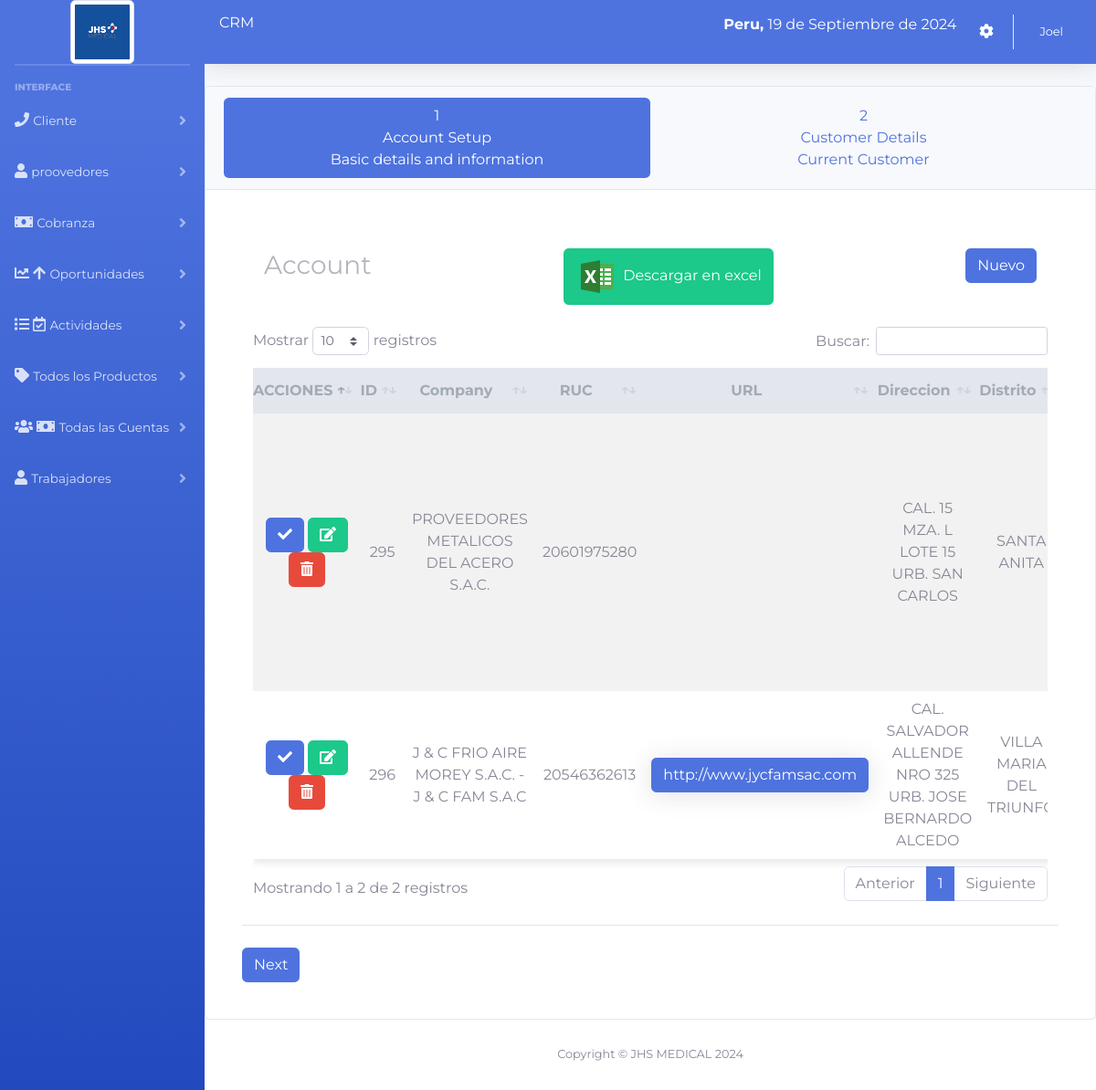
Screenshot of /sistema/prueba1.php (signed in) with the database file from the repository.
### tables this page shows
CREATE TABLE `customers` (
  `idCliente` int(11) NOT NULL,
  `Company` varchar(255) NOT NULL,
  `RUC` bigint(20) DEFAULT NULL,
  `URL` varchar(255) DEFAULT NULL,
  `Direccion` varchar(255) DEFAULT NULL,
  `Distrito` varchar(50) DEFAULT NULL,
  `Provincia` varchar(50) DEFAULT NULL,
  `Departamento` varchar(50) DEFAULT NULL,
  `Pais` varchar(50) DEFAULT NULL,
  `Cargo` varchar(100) DEFAULT NULL,
  `Cantidad_Empleados` int(11) DEFAULT NULL,
  `OrigenCliente` varchar(255) DEFAULT NULL,
  `COD_idusuario` int(11) NOT NULL,
  `COD_idcontacto` int(11) NOT NULL,
  `AddedCustomers` datetime NOT NULL DEFAULT current_timestamp()
);

### sistema/prueba1.php (the view, shortened to what this page needs)
<?php include_once "includes/header.php"; ?>
<div class="card">
  <div class="card-header">
    <ul class="nav nav-pills nav-justified flex-column flex-xl-row nav-wizard">
      <li class="nav-item">
            <a class="nav-link active" id="wizard1-tab" data-toggle="pill" href="#wizard1" role="tab" aria-controls="wizard1" aria-selected="true">
        <div class="wizard-step-icon">1</div>
        <div class="wizard-step-text">
            <div class="wizard-step-text-name">Account Setup</div>
            <div class="wizard-step-text-details">Basic details and information</div>
        </div>
        </a>
        </li>
        <li class="nav-item">
        <a class="nav-link" id="wizard2-tab" data-toggle="pill" href="#wizard2" role="tab" aria-controls="wizard2" aria-selected="false">
        <div class="wizard-step-icon">2</div>
        <div class="wizard-step-text">
            <div class="wizard-step-text-name">Customer Details</div>
            <div class="wizard-step-text-details">Current Customer</div>
        </div>
        </a>
        </li>
    </ul>
  </div>
  <div class="card-body">
    <div class="tab-content" id="cardTabContent">
        <div class="tab-pane fade show active" id="wizard1" role="tabpanel" aria-labelledby="wizard1-tab">
            <div class="row justify-content-center">
                <div class="col-xxl-6 col-xl-12">
                    <div class="card-body">
                        <div class="tab-content" id="cardTabContent">
                            <div class="container-fluid">
                                <div class="d-sm-flex align-items-center justify-content-between mb-4">
                                    <h1 class="h3 mb-0 text-gray-800">Account</h1>
                                    <form action="./includes/excel_account.php" method="POST">
                                    <br>
                                    <button type="sumbit" class="btn btn-success"> <img src="./img/icon-excel.png" alt="Excel"> Descargar en excel</button>
                                    </form>
                                    <?php if (verificarmostrarDatos(mostrarDatos(0), 1) != -1) { ?>
                                    <a href="agregar_account.php" class="btn btn-primary">Nuevo</a>
                                    <?php } ?>
                                </div>
                                <div class="row">
                                <div class="table-responsive">
                                    <table class="mi-tabla" id="table">
                                        <thead class="thead-dark">
                                            <tr>
                                                <th>ACCIONES</th>
                                                <th>ID</th>
                                                <th>Company</th>
                                                <th>RUC</th>
                                                <th>URL</th>
                                                <th>Direccion</th>
                                                <th>Distrito</th>
                                            </tr>
                                        </thead>
                                        <tbody>
                                            <?php
                                            include "../conexion.php";
                                            if ($_SESSION['rol'] == 1) {
                                                $query = mysqli_query($conexion, "SELECT * FROM customers as c INNER JOIN typecustomer as t ON c.idCliente = t.COD_idCliente INNER JOIN contacts as co on co.idContacts = c.COD_idcontacto WHERE t.type = 1");
                                            } else {
                                                $query = mysqli_query($conexion, "SELECT * FROM customers as c INNER JOIN typecustomer as t ON c.idCliente = t.COD_idCliente INNER JOIN contacts as co on co.idContacts = c.COD_idcontacto WHERE t.type = 1 AND c.COD_idusuario = " . $_SESSION['idUser']);
                                            }
                                            $result = mysqli_num_rows($query);
                                            if ($result > 0) {
                                                while ($data = mysqli_fetch_assoc($query)) { ?>
                                                    <tr>
                                                        <td>
                                                            <a href="do_customer.php?id=<?php echo $data['idCliente']; ?>" class="btn btn-primary">
                                                            <i class="fas fa-check"></i>
                                                            </a>
                                                            <?php if (verificarmostrarDatos(mostrarDatos(0), 3) != -1) { ?>
                                                            <a href="editar_customer.php?id=<?php echo $data['idCliente']; ?>" class="btn btn-success"><i class='fas fa-edit'></i></a>
                                                            <?php } ?>
                                                            <?php if (verificarmostrarDatos(mostrarDatos(0), 4) != -1) { ?>
                                                            <form action="eliminar_customer.php?id=<?php echo $data['idCliente']; ?>" method="post" class="confirmar d-inline">
                                                                <button class="btn btn-danger" type="submit"><i class='fas fa-trash-alt'></i> </button>
                                                            </form>
                                                            <?php } ?>
                                                        </td>
                                                        <td><?php echo $data['idCliente']; ?></td>
                                                        <td><?php echo $data['Company']; ?></td>
                                                        <td><?php echo $data['RUC']; ?></td>
                                                        <td>
                                                            <?php if (!empty($data['URL'])) : ?>
                                                                <a href="<?php echo $data['URL']; ?>" class="btn btn-primary shadow" target="_blank"><?php echo $data['URL']; ?></a>
                                                            <?php else : ?>
                                                                <?php echo $data['URL']; ?>
                                                            <?php endif; ?>
                                                        </td>
                                                        <td><?php echo $data['Direccion']; ?></td>
                                                        <td><?php echo $data['Distrito']; ?></td>
                                                    </tr>
                                            <?php }
                                            } ?>
                                        </tbody>
                                    </table>
                                </div>
                            </div>
                        </div>
                    </div>
                    <hr class="my-4">
                    <div class="d-flex justify-content-between">
                        <button class="btn btn-primary" type="button" data-target="#wizard2" data-toggle="pill">Next</button>
                    </div>
                </div>
            </div>
        </div>
    </div>
    </div>
  </div>
</div>
<?php include_once "includes/footer.php"; ?>

### sistema/includes/header.php (style rules this page uses)
body { font-family: 'Montserrat', sans-serif; }
.mi-tabla { border-collapse: collapse; width: 100%; max-width: 800px; margin: 0 auto; background-color: #ffffff; box-shadow: 0px 4px 8px rgba(0, 0, 0, 0.1); }
.mi-tabla th { background-color: #e3e6ed; color: #a3abb3; font-weight: bold; height: 50px; text-align: center; }
.mi-tabla td { padding: 8px; text-align: center; }
.mi-tabla tr:nth-child(odd) { background-color: #f2f2f2; }

### sistema/includes/footer.php (style rules this page uses)
* { margin: 0; padding: 0; box-sizing: border-box; font-family: 'Montserrat', sans-serif; }

### rows the page displays
customers: idCliente "295", Company "PROVEEDORES METALICOS DEL ACERO S.A.C.", RUC "20601975280", Direccion "CAL. 15 MZA. L LOTE 15 URB. SAN CARLOS", Distrito "SANTA ANITA"
customers: idCliente "296", Company "J & C FRIO AIRE MOREY S.A.C. - J & C FAM S.A.C", RUC "20546362613", URL "http://www.jycfamsac.com", Direccion "CAL. SALVADOR ALLENDE NRO 325 URB. JOSE BERNARDO ALCEDO", Distrito "VILLA MARIA DEL…"

### other values shown
fechaPeru() "19 de Septiembre de 2024"
$_SESSION['nombre'] "Joel"
